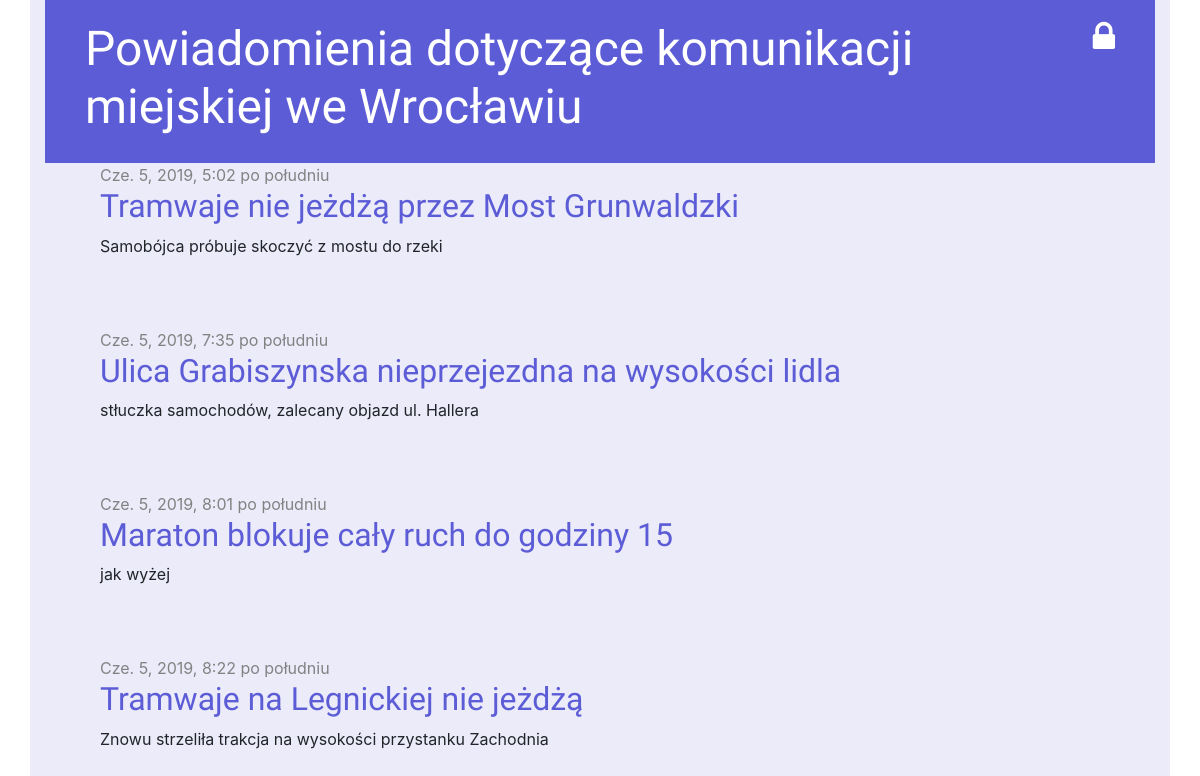
The app's page /, older data.
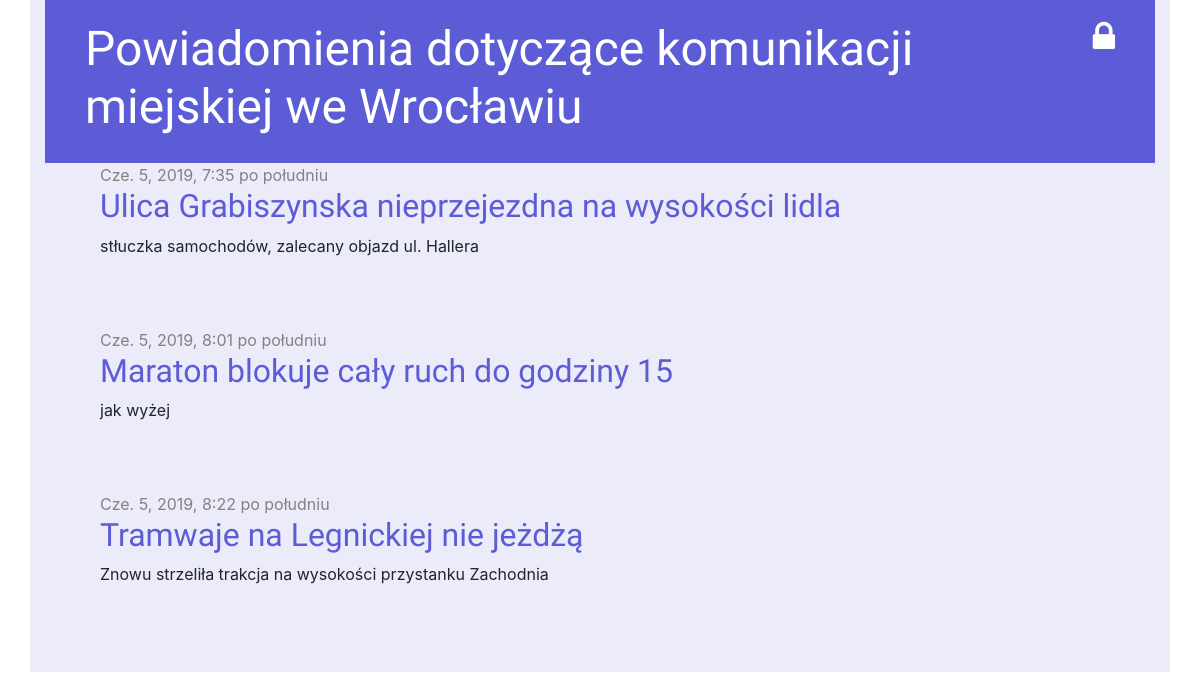
The same page, newer data.
### informant/models.py (models this page shows, shortened)
class Post(models.Model):
    author = models.ForeignKey('auth.User', on_delete=models.CASCADE)
    title = models.CharField(max_length=200)
    text = models.TextField()
    created_date = models.DateTimeField(
            default=timezone.now)
    published_date = models.DateTimeField(
            blank=True, null=True)

### informant/views.py (the view)
# urls.py: path('', views.post_list, name='post_list'),
def post_list(request):
    posts = Post.objects.filter(published_date__lte=timezone.now()).order_by('published_date')
    return render(request, 'informant/post_list.html', {'posts': posts})

### informant/templates/informant/post_list.html
{% extends 'informant/base.html' %}
{% block content %}
    {% for post in posts %}
        <div class="post">
            <div class="date">
                {{ post.published_date }}
            </div>
            <h2><a href="{% url 'post_detail' pk=post.pk %}">{{ post.title }}</a></h2>
            <p>{{ post.text|linebreaksbr }}</p>
        </div>
    {% endfor %}
{% endblock %}

### informant/templates/informant/base.html (shortened to what this page needs)
{% load static %}
<html>
    <head>
        <link rel="stylesheet" href="https://stackpath.bootstrapcdn.com/bootstrap/4.3.1/css/bootstrap.min.css">
        <link rel="stylesheet" href="https://cdnjs.cloudflare.com/ajax/libs/font-awesome/4.7.0/css/font-awesome.min.css">
        <link rel="stylesheet" href="{% static 'css/informant.css' %}">
    </head>
    <body>
        <div class="container main">
            <div class="page-header">
                {% if not user.is_authenticated %}
                    <a href="{% url 'login' %}" class="top-menu"><i class="fa fa-lock"></i></a>
                {% endif %}
                <h1>
                    <a href="/">Powiadomienia dotyczące komunikacji miejskiej we Wrocławiu</a>
                </h1>
            </div>
            <div class="content container">
                <div class="row">
                    <div class="col-md-10 pb-3">
                        {% block content %}
                        {% endblock %}
                    </div>
                </div>
            </div>
        </div>
    </body>
</html>

### informant/static/css/informant.css (style rules this page uses)
.main { background-color: #ebebfa; }
h1 a, h2 a { color: #5c5cd6; font-family: 'Righteous'; }
.page-header { background-color: #5c5cd6; margin-top: 0; padding: 20px 20px 20px 40px; }
.page-header h1, .page-header h1 a, .page-header h1 a:visited, .page-header h1 a:active { color: #ffffff; font-size: 36pt; text-decoration: none; }
.content { margin-left: 40px; }
h1, h2, h3, h4 { font-family: 'Righteous', cursive; }
.date { color: #828282; }
.top-menu, .top-menu:hover, .top-menu:visited { color: #ffffff; float: right; font-size: 26pt; margin-right: 20px; }
.post { margin-bottom: 70px; }

Row changes from the older to the newer data that the page shows:
removed Post: published_date "Cze. 5, 2019, 5:02 po południu", title "Tramwaje nie jeżdżą przez Most Grunwaldzki", text "Samobójca próbuje skoczyć z mostu do rzeki"
